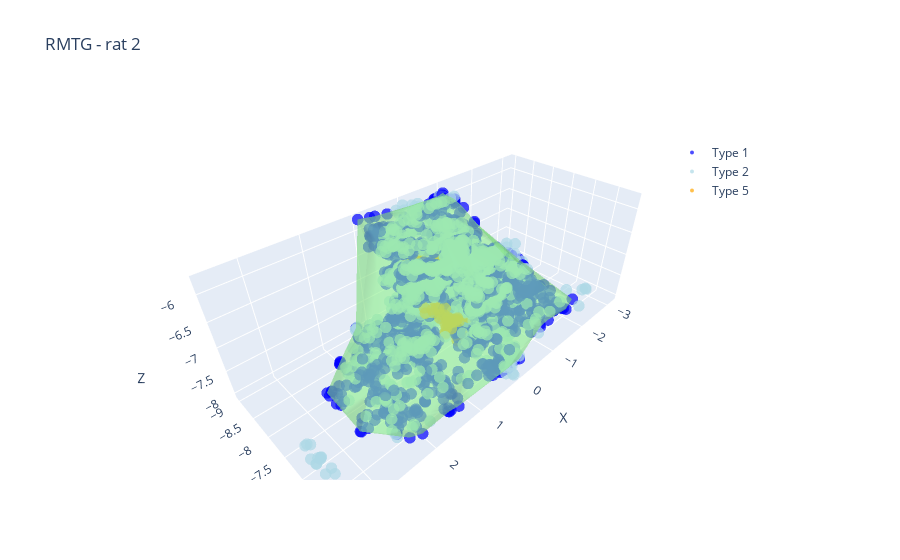

Notebook code for this chart:
### Code cell
import alphashape
import trimesh

# Wygeneruj alpha shape (dobierz alpha metodą prób, np. 1.0, 0.5, 0.1)
alpha = 0.5
shape = alphashape.alphashape(points_3d, alpha)

# Konwertuj do siatki i dodaj do plotly
if shape and not shape.is_empty:
    # Konwertuj do mesh3d przez Trimesh
    mesh = trimesh.Trimesh(vertices=np.array(shape.vertices), faces=np.array(shape.faces))
    fig.add_trace(go.Mesh3d(
        x=mesh.vertices[:, 0],
        y=mesh.vertices[:, 1],
        z=mesh.vertices[:, 2],
        i=mesh.faces[:, 0],
        j=mesh.faces[:, 1],
        k=mesh.faces[:, 2],
        color='lightgreen',
        opacity=0.4,
        name='Alpha Shape'
    ))
fig.show()
